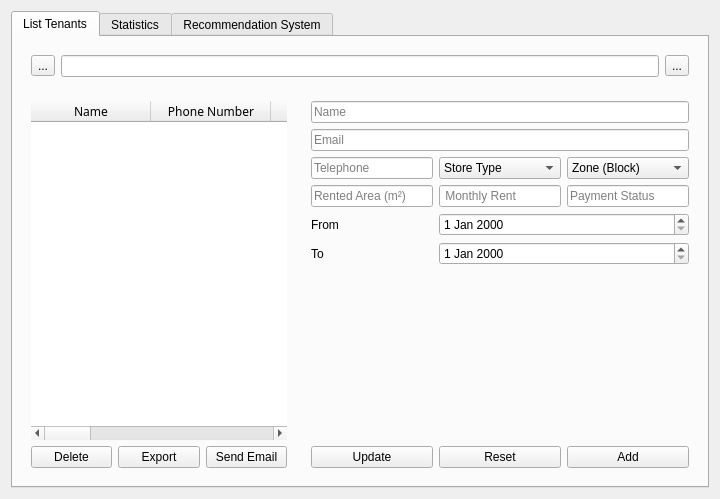
          <widget class="QWidget" name="tenants_page">
           <property name="sizePolicy">
            <sizepolicy hsizetype="Expanding" vsizetype="Expanding">
             <horstretch>0</horstretch>
             <verstretch>0</verstretch>
            </sizepolicy>
           </property>
           <layout class="QGridLayout" name="gridLayout_24">
            <item row="0" column="0">
             <widget class="QTabWidget" name="tabWidget_5">
              <property name="currentIndex">
               <number>0</number>
              </property>
              <widget class="QWidget" name="tab_5">
               <attribute name="title">
                <string>List Tenants</string>
               </attribute>
               <layout class="QGridLayout" name="gridLayout_19">
                <item row="0" column="0" colspan="2">
                 <widget class="QWidget" name="searchform_emp_3" native="true">
                  <property name="sizePolicy">
                   <sizepolicy hsizetype="Expanding" vsizetype="Fixed">
                    <horstretch>0</horstretch>
                    <verstretch>0</verstretch>
                   </sizepolicy>
                  </property>
                  <layout class="QHBoxLayout" name="grid5_3">
                   <item>
                    <widget class="QToolButton" name="resetfilter_emp_3">
                     <property name="sizePolicy">
                      <sizepolicy hsizetype="Fixed" vsizetype="Fixed">
                       <horstretch>0</horstretch>
                       <verstretch>0</verstretch>
                      </sizepolicy>
                     </property>
                     <property name="text">
                      <string>...</string>
                     </property>
                     <property name="icon">
                      <iconset theme="QIcon::ThemeIcon::SyncSynchronizing"/>
                     </property>
                    </widget>
                   </item>
                   <item>
                    <widget class="QLineEdit" name="searchbox_emp_3"/>
                   </item>
                   <item>
                    <widget class="QToolButton" name="emp_search_btn_3">
                     <property name="text">
                      <string>...</string>
                     </property>
                     <property name="icon">
                      <iconset theme="QIcon::ThemeIcon::EditFind"/>
                     </property>
                    </widget>
                   </item>
                  </layout>
                 </widget>
                </item>
                <item row="1" column="0">
                 <widget class="QWidget" name="list_emp_3" native="true">
                  <property name="sizePolicy">
                   <sizepolicy hsizetype="Expanding" vsizetype="Expanding">
                    <horstretch>0</horstretch>
                    <verstretch>0</verstretch>
                   </sizepolicy>
                  </property>
                  <layout class="QGridLayout" name="grid6_3">
                   <item row="1" column="2">
                    <widget class="QPushButton" name="import_emp_3">
                     <property name="sizePolicy">
                      <sizepolicy hsizetype="Expanding" vsizetype="Fixed">
                       <horstretch>0</horstretch>
                       <verstretch>0</verstretch>
                      </sizepolicy>
                     </property>
                     <property name="text">
                      <string>Send Email</string>
                     </property>
                    </widget>
                   </item>
                   <item row="0" column="0" colspan="3">
                    <widget class="QTableWidget" name="table_emp_3">
                     <property name="font">
                      <font>
                       <family>黑体</family>
                      </font>
                     </property>
                     <property name="focusPolicy">
                      <enum>Qt::FocusPolicy::NoFocus</enum>
                     </property>
                     <property name="styleSheet">
                      <string notr="true"/>
                     </property>
                     <property name="frameShape">
                      <enum>QFrame::Shape::NoFrame</enum>
                     </property>
                     <property name="editTriggers">
                      <set>QAbstractItemView::EditTrigger::AllEditTriggers</set>
                     </property>
                     <property name="selectionMode">
                      <enum>QAbstractItemView::SelectionMode::ExtendedSelection</enum>
                     </property>
                     <property name="selectionBehavior">
                      <enum>QAbstractItemView::SelectionBehavior::SelectRows</enum>
                     </property>
                     <property name="showGrid">
                      <bool>false</bool>
                     </property>
                     <property name="gridStyle">
                      <enum>Qt::PenStyle::NoPen</enum>
                     </property>
                     <property name="sortingEnabled">
                      <bool>true</bool>
                     </property>
                     <property name="wordWrap">
                      <bool>true</bool>
                     </property>
                     <property name="cornerButtonEnabled">
                      <bool>false</bool>
                     </property>
                     <property name="rowCount">
                      <number>1</number>
                     </property>
                     <attribute name="horizontalHeaderCascadingSectionResizes">
                      <bool>false</bool>
                     </attribute>
                     <attribute name="horizontalHeaderMinimumSectionSize">
                      <number>50</number>
                     </attribute>
                     <attribute name="horizontalHeaderDefaultSectionSize">
                      <number>120</number>
                     </attribute>
                     <attribute name="horizontalHeaderStretchLastSection">
                      <bool>true</bool>
                     </attribute>
                     <attribute name="verticalHeaderVisible">
                      <bool>false</bool>
                     </attribute>
                     <attribute name="verticalHeaderCascadingSectionResizes">
                      <bool>false</bool>
                     </attribute>
                     <attribute name="verticalHeaderDefaultSectionSize">
                      <number>28</number>
                     </attribute>
                     <attribute name="verticalHeaderHighlightSections">
                      <bool>false</bool>
                     </attribute>
                     <attribute name="verticalHeaderShowSortIndicator" stdset="0">
                      <bool>true</bool>
                     </attribute>
                     <attribute name="verticalHeaderStretchLastSection">
                      <bool>false</bool>
                     </attribute>
                     <row/>
                     <column>
                      <property name="text">
                       <string>Name</string>
                      </property>
                     </column>
                     <column>
                      <property name="text">
                       <string>Phone Number</string>
                      </property>
                     </column>
                     <column>
                      <property name="text">
                       <string>Shop Type</string>
                      </property>
                     </column>
                     <column>
                      <property name="text">
                       <string>Rented Area</string>
                      </property>
                     </column>
                     <column>
                      <property name="text">
                       <string>Zone</string>
                      </property>
                     </column>
                     <column>
                      <property name="text">
                       <string>Role</string>
                      </property>
                     </column>
                     <column>
                      <property name="text">
                       <string>Monthly Rent </string>
                      </property>
                     </column>
                     <column>
                      <property name="text">
                       <string>State Today</string>
                      </property>
                     </column>
                     <column>
                      <property name="text">
                       <string>Lease End Date</string>
                      </property>
                     </column>
                     <column>
                      <property name="text">
                       <string>Payment Status</string>
                      </property>
                     </column>
                    </widget>
                   </item>
                   <item row="1" column="1">
                    <widget class="QPushButton" name="export_emp_3">
                     <property name="sizePolicy">
                      <sizepolicy hsizetype="Expanding" vsizetype="Fixed">
                       <horstretch>0</horstretch>
                       <verstretch>0</verstretch>
                      </sizepolicy>
                     </property>
                     <property name="text">
                      <string>Export</string>
                     </property>
                    </widget>
                   </item>
                   <item row="1" column="0">
                    <widget class="QPushButton" name="delete_emp_3">
                     <property name="sizePolicy">
                      <sizepolicy hsizetype="Expanding" vsizetype="Fixed">
                       <horstretch>0</horstretch>
                       <verstretch>0</verstretch>
                      </sizepolicy>
                     </property>
                     <property name="text">
                      <string>Delete</string>
                     </property>
                    </widget>
                   </item>
                  </layout>
                 </widget>
                </item>
                <item row="1" column="1">
                 <widget class="QWidget" name="emp_form_3" native="true">
                  <property name="sizePolicy">
                   <sizepolicy hsizetype="Expanding" vsizetype="Expanding">
                    <horstretch>0</horstretch>
                    <verstretch>0</verstretch>
                   </sizepolicy>
                  </property>
                  <layout class="QGridLayout" name="gridLayout_20">
                   <item row="0" column="0" colspan="3">
                    <widget class="QLineEdit" name="nom_3">
                     <property name="sizePolicy">
                      <sizepolicy hsizetype="Expanding" vsizetype="Fixed">
                       <horstretch>0</horstretch>
                       <verstretch>0</verstretch>
                      </sizepolicy>
                     </property>
                     <property name="minimumSize">
                      <size>
                       <width>0</width>
                       <height>0</height>
                      </size>
                     </property>
                     <property name="text">
                      <string/>
                     </property>
                     <property name="placeholderText">
                      <string>Name</string>
                     </property>
                    </widget>
                   </item>
                   <item row="1" column="0" colspan="3">
                    <widget class="QLineEdit" name="telephone_6">
                     <property name="sizePolicy">
                      <sizepolicy hsizetype="Expanding" vsizetype="Fixed">
                       <horstretch>0</horstretch>
                       <verstretch>0</verstretch>
                      </sizepolicy>
                     </property>
                     <property name="placeholderText">
                      <string>Email</string>
                     </property>
                    </widget>
                   </item>
                   <item row="2" column="0">
                    <widget class="QLineEdit" name="telephone_2">
                     <property name="sizePolicy">
                      <sizepolicy hsizetype="Expanding" vsizetype="Fixed">
                       <horstretch>0</horstretch>
                       <verstretch>0</verstretch>
                      </sizepolicy>
                     </property>
                     <property name="placeholderText">
                      <string>Telephone</string>
                     </property>
                    </widget>
                   </item>
                   <item row="2" column="1">
                    <widget class="QComboBox" name="comboBox_2">
                     <property name="sizePolicy">
                      <sizepolicy hsizetype="Expanding" vsizetype="Fixed">
                       <horstretch>0</horstretch>
                       <verstretch>0</verstretch>
                      </sizepolicy>
                     </property>
                     <item>
                      <property name="text">
                       <string>Store Type</string>
                      </property>
                     </item>
                    </widget>
                   </item>
                   <item row="2" column="2">
                    <widget class="QComboBox" name="comboBox_3">
                     <property name="sizePolicy">
                      <sizepolicy hsizetype="Expanding" vsizetype="Fixed">
                       <horstretch>0</horstretch>
                       <verstretch>0</verstretch>
                      </sizepolicy>
                     </property>
                     <item>
                      <property name="text">
                       <string>Zone (Block)</string>
                      </property>
                     </item>
                    </widget>
                   </item>
                   <item row="3" column="0">
                    <widget class="QLineEdit" name="telephone_3">
                     <property name="sizePolicy">
                      <sizepolicy hsizetype="Expanding" vsizetype="Fixed">
                       <horstretch>0</horstretch>
                       <verstretch>0</verstretch>
                      </sizepolicy>
                     </property>
                     <property name="placeholderText">
                      <string>Rented Area (m²)</string>
                     </property>
                    </widget>
                   </item>
                   <item row="3" column="1">
                    <widget class="QLineEdit" name="telephone_4">
                     <property name="sizePolicy">
                      <sizepolicy hsizetype="Expanding" vsizetype="Fixed">
                       <horstretch>0</horstretch>
                       <verstretch>0</verstretch>
                      </sizepolicy>
                     </property>
                     <property name="placeholderText">
                      <string> Monthly Rent</string>
                     </property>
                    </widget>
                   </item>
                   <item row="3" column="2">
                    <widget class="QLineEdit" name="telephone_5">
                     <property name="sizePolicy">
                      <sizepolicy hsizetype="Expanding" vsizetype="Fixed">
                       <horstretch>0</horstretch>
                       <verstretch>0</verstretch>
                      </sizepolicy>
                     </property>
                     <property name="placeholderText">
                      <string>Payment Status </string>
                     </property>
                    </widget>
                   </item>
                   <item row="4" column="0">
                    <widget class="QLabel" name="label_2">
                     <property name="text">
                      <string>From</string>
                     </property>
                    </widget>
                   </item>
                   <item row="4" column="1" colspan="2">
                    <widget class="QDateEdit" name="dateEdit">
                     <property name="sizePolicy">
                      <sizepolicy hsizetype="Expanding" vsizetype="Fixed">
                       <horstretch>0</horstretch>
                       <verstretch>0</verstretch>
                      </sizepolicy>
                     </property>
                    </widget>
                   </item>
                   <item row="5" column="0">
                    <widget class="QLabel" name="label_10">
                     <property name="text">
                      <string>To</string>
                     </property>
                    </widget>
                   </item>
                   <item row="5" column="1" colspan="2">
                    <widget class="QDateEdit" name="dateEdit_2">
                     <property name="sizePolicy">
                      <sizepolicy hsizetype="Expanding" vsizetype="Fixed">
                       <horstretch>0</horstretch>
                       <verstretch>0</verstretch>
                      </sizepolicy>
                     </property>
                    </widget>
                   </item>
                   <item row="6" column="0" colspan="3">
                    <spacer name="verticalSpacer_2">
                     <property name="orientation">
                      <enum>Qt::Orientation::Vertical</enum>
                     </property>
                     <property name="sizeHint" stdset="0">
                      <size>
                       <width>378</width>
                       <height>173</height>
                      </size>
                     </property>
                    </spacer>
                   </item>
                   <item row="7" column="0">
                    <widget class="QPushButton" name="update_emp_3">
                     <property name="sizePolicy">
                      <sizepolicy hsizetype="Expanding" vsizetype="Fixed">
                       <horstretch>0</horstretch>
                       <verstretch>0</verstretch>
                      </sizepolicy>
                     </property>
                     <property name="text">
                      <string>Update</string>
                     </property>
                    </widget>
                   </item>
                   <item row="7" column="1">
                    <widget class="QPushButton" name="reset_emp_3">
                     <property name="sizePolicy">
                      <sizepolicy hsizetype="Expanding" vsizetype="Fixed">
                       <horstretch>0</horstretch>
                       <verstretch>0</verstretch>
                      </sizepolicy>
                     </property>
                     <property name="text">
                      <string>Reset</string>
                     </property>
                    </widget>
                   </item>
                   <item row="7" column="2">
                    <widget class="QPushButton" name="add_emp_3">
                     <property name="sizePolicy">
                      <sizepolicy hsizetype="Expanding" vsizetype="Fixed">
                       <horstretch>0</horstretch>
                       <verstretch>0</verstretch>
                      </sizepolicy>
                     </property>
                     <property name="text">
                      <string>Add</string>
                     </property>
                    </widget>
                   </item>
                  </layout>
                 </widget>
                </item>
               </layout>
              </widget>
              <widget class="QWidget" name="tab_6">
               <attribute name="title">
                <string>Statistics</string>
               </attribute>
              </widget>
              <widget class="QWidget" name="tab_7">
               <attribute name="title">
                <string>Recommendation System</string>
               </attribute>
              </widget>
             </widget>
            </item>
           </layout>
          </widget>
